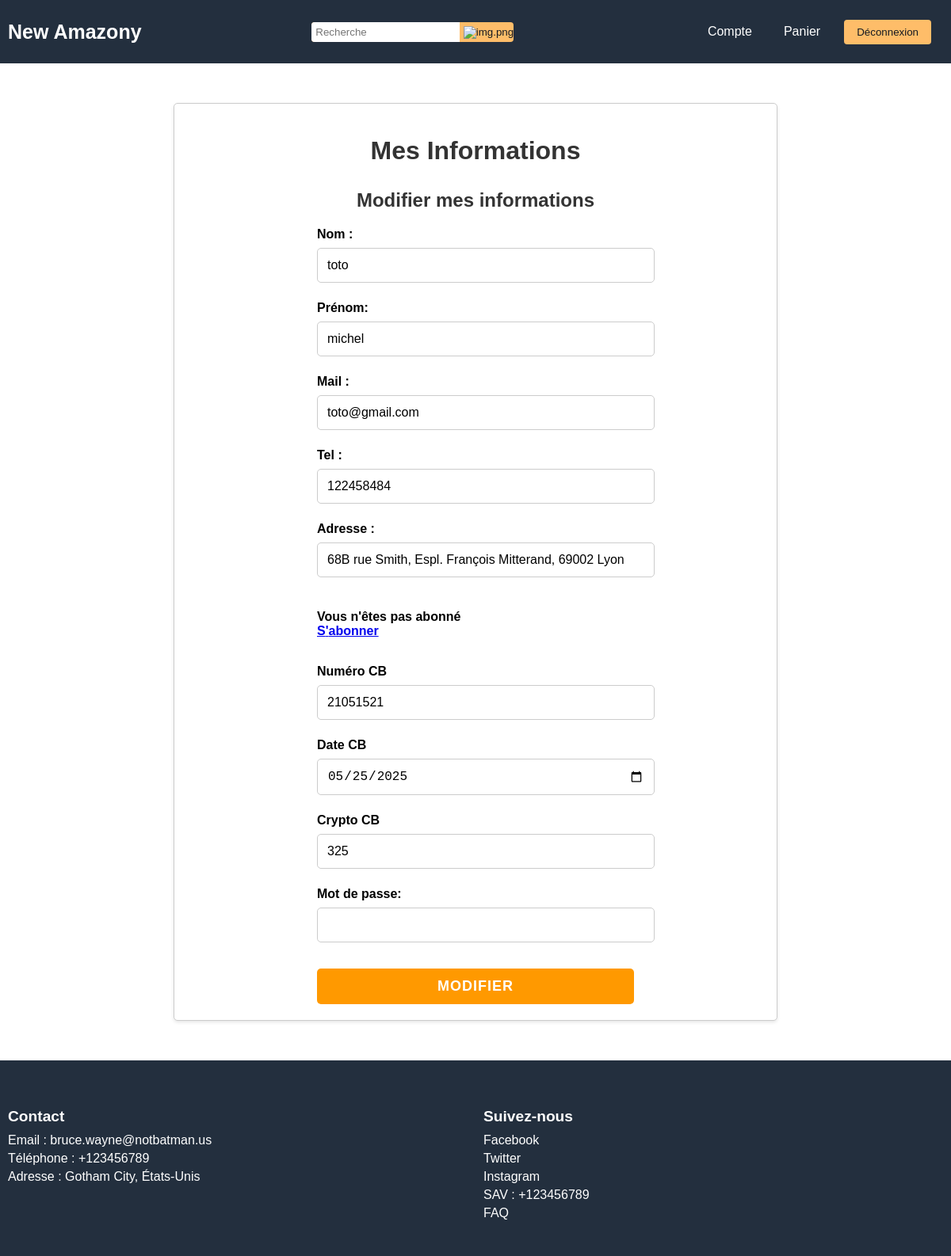
/projet_pedago/php/mes_informations.php (signed in), run on an earlier commit of the app's database.
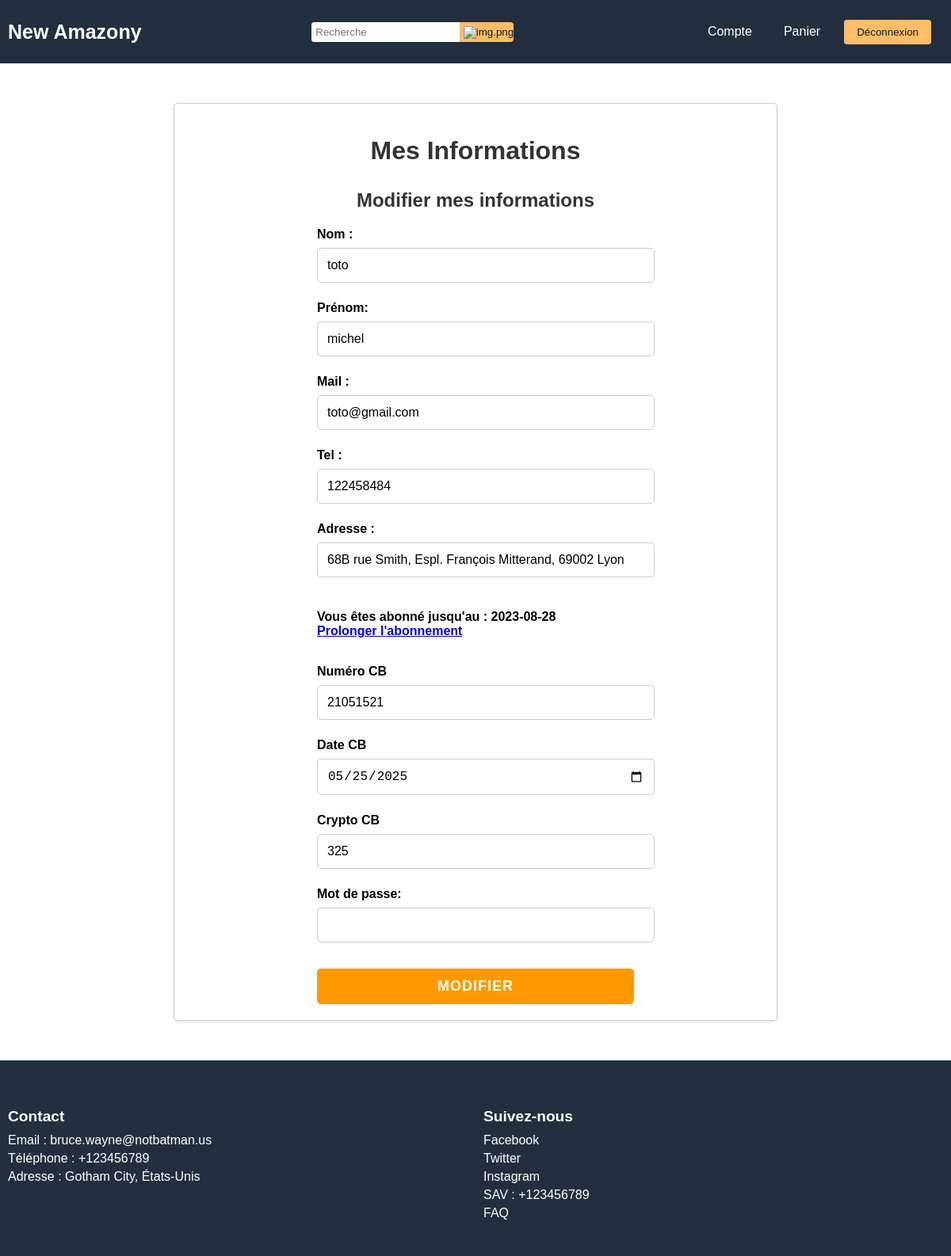
And on a later commit of the database.
### tables this page shows
CREATE TABLE IF NOT EXISTS `client` (
  `Prénom` varchar(50) NOT NULL,
  `Nom` varchar(50) NOT NULL,
  `Mail` varchar(100) NOT NULL,
  `Tel` varchar(15) NOT NULL,
  `Adresse` varchar(500) DEFAULT NULL,
  `Date_contrat` date DEFAULT NULL,
  `mdp` varchar(50) NOT NULL,
  `ID` int NOT NULL AUTO_INCREMENT,
  `numero_CB` int DEFAULT NULL,
  `date_CB` date DEFAULT NULL,
  `crypto_CB` int DEFAULT NULL,
  PRIMARY KEY (`ID`)
);

### projet_pedago/php/fonction_get.php (called while the page is built, shortened)
<?php
require_once "fonction_update.php";
function recup_Data_Client($ID_Cli){
    global $link;
    $data = [];
    $sql_data = "SELECT * FROM client WHERE ID = $ID_Cli";
    $res_data = mysqli_query($link, $sql_data);
    $sql = "DESCRIBE client";
    $result = $link->query($sql);
    $obj = mysqli_fetch_object($res_data);
    while($row = $result->fetch_assoc()){
        $var = $row['Field'];
        $data[$var] = $obj->$var;
    }
    return $data;
}
?>

### projet_pedago/php/mes_informations.php (the view, shortened to what this page needs)
<!DOCTYPE html>
<html>
<head>
  <link rel="stylesheet" type="text/css" href="/projet_pedago/css/mes_informations.css" href="/projet_pedago/css/Main.css">
</head>
<?php
  include ("header.php");
  $id = $_SESSION['Connexion'][0];
  if($_SESSION['Connexion'][1] == 'client'){
    $data = recup_Data_Client($id);
  }elseif($_SESSION['Connexion'][1] == 'vendeur' || $_SESSION['Connexion'][1] == 'admin'){
    $data = recup_Data_Vendeur($id);
  }elseif($_SESSION['Connexion'][1] == 'livreur'){
    $data = recup_Data_Livreur($id);
  }
?>
<body>
    <div class="info-container">
      <h1>Mes Informations</h1>
      <?php
       if ($_SESSION['Connexion'][1] == 'client'){
      ?>
      <form class="account-form" id="modifie" name="modifie" action="mes_informations.php" method="POST">
        <h2>Modifier mes informations</h2>
        <label for="account-name">Nom :</label>
        <input class="modifier-input"  type="text" id="account-name" name="account-name" value="<?php echo(htmlspecialchars($data["Nom"])); ?>" required>
        <label for="account-surname">Prénom:</label>
        <input class="modifier-input" value="<?php echo(htmlspecialchars($data["Prénom"]));?>" type="text" id="account-surname" name="account-surname" required>
        <label for="account-mail">Mail :</label>
        <input class="modifier-input" value="<?php echo(htmlspecialchars($data["Mail"]));?>" type="email" id="account-mail" name="account-mail" required>
        <label for="account-tel">Tel :</label>
        <input class="modifier-input" value="<?php echo(htmlspecialchars($data["Tel"]));?>" type="number" min="0" id="account-tel" step ="1" name="account-tel" required>
        <label for="account-adresse">Adresse :</label>
        <input class="modifier-input" value="<?php echo(htmlspecialchars($data["Adresse"]));?>" type="text" id="account-adresse" name="account-adresse" required>
        <br>
        <br>
        <?php
        if($data['Date_contrat'] > date('Y-m-d')){
          print('<label for="account-abonnement"> Vous êtes abonné jusqu\'au : ' . $data["Date_contrat"] . '<br><a href = "/projet_pedago/php/abonnement.php"> Prolonger l\'abonnement </a></label>
          <br>');
        } else{
          print('<label for="account-abonnement"> Vous n\'êtes pas abonné <br><a href = "/projet_pedago/php/abonnement.php"> S\'abonner </a></label>
          <br>');
        }
        ?>
        <label for="account-numCB"> Numéro CB</label>
        <input class="modifier-input" value="<?php echo(htmlspecialchars($data["numero_CB"]));?>" type="number" min="0" step ="1" id="account-numCB" name="account-numCB" >
        <label for="account-dateCB"> Date CB</label>
        <input class="modifier-input" value="<?php echo(htmlspecialchars($data["date_CB"]));?>" type="date" id="account-dateCB" name="account-dateCB" >
        <label for="account-cryptoCB"> Crypto CB</label>
        <input class="modifier-input" value="<?php echo(htmlspecialchars($data["crypto_CB"]));?>" type="number" min="0" step ="1" id="account-cryptoCB" name="account-cryptoCB" >
        <label for="account-mot_de_passe">Mot de passe:</label>
        <input class="modifier-input"  type='password' id='account-mot_de_passe' name='account-mdp' required>
        <button type="submit" name="modifier" class="account-button">Modifier</button>
      </form>
    </div>
  <?php
      }
  ?>
</body>
</html>
<?php
  include ("footer.php");
?>

What changed in the data, as far as the page shows it:
changed client "toto": Date_contrat (not shown) → "2023-08-28"
Also different on the page:
text no longer shown: "Vous n êtes pas abonné S abonner"
text now shown: "Vous êtes abonné jusqu au : Prolonger l abonnement"
